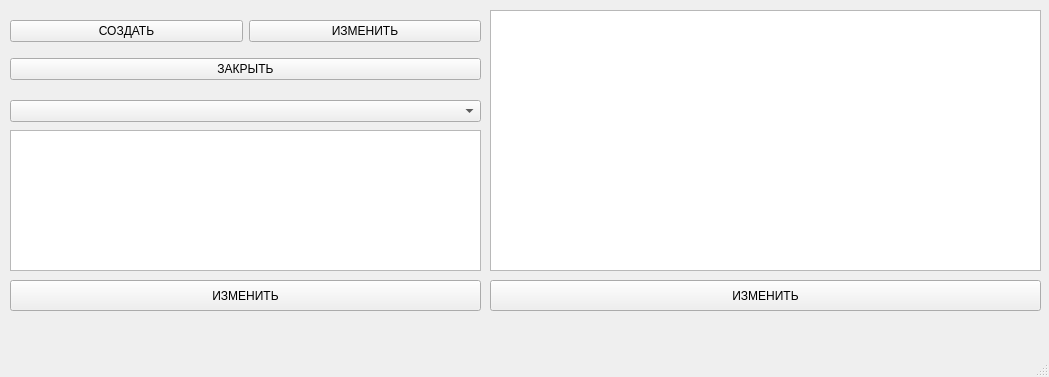
<?xml version="1.0" encoding="UTF-8"?>
<ui version="4.0">
 <class>MainWindow</class>
 <widget class="QMainWindow" name="MainWindow">
  <property name="geometry">
   <rect>
    <x>0</x>
    <y>0</y>
    <width>1049</width>
    <height>377</height>
   </rect>
  </property>
  <property name="windowTitle">
   <string>MainWindow</string>
  </property>
  <widget class="QWidget" name="centralwidget">
   <widget class="QWidget" name="verticalLayoutWidget">
    <property name="geometry">
     <rect>
      <x>10</x>
      <y>10</y>
      <width>471</width>
      <height>80</height>
     </rect>
    </property>
    <layout class="QVBoxLayout" name="verticalLayout">
     <item>
      <layout class="QHBoxLayout" name="horizontalLayout">
       <item>
        <widget class="QPushButton" name="pushButton_2">
         <property name="text">
          <string>СОЗДАТЬ</string>
         </property>
        </widget>
       </item>
       <item>
        <widget class="QPushButton" name="pushButton">
         <property name="text">
          <string>ИЗМЕНИТЬ</string>
         </property>
        </widget>
       </item>
      </layout>
     </item>
     <item>
      <widget class="QPushButton" name="pushButton_3">
       <property name="text">
        <string>ЗАКРЫТЬ</string>
       </property>
      </widget>
     </item>
    </layout>
   </widget>
   <widget class="QTextEdit" name="textEdit">
    <property name="geometry">
     <rect>
      <x>490</x>
      <y>10</y>
      <width>551</width>
      <height>261</height>
     </rect>
    </property>
   </widget>
   <widget class="QComboBox" name="comboBox">
    <property name="geometry">
     <rect>
      <x>10</x>
      <y>100</y>
      <width>471</width>
      <height>22</height>
     </rect>
    </property>
   </widget>
   <widget class="QTextEdit" name="textEdit_2">
    <property name="geometry">
     <rect>
      <x>10</x>
      <y>130</y>
      <width>471</width>
      <height>141</height>
     </rect>
    </property>
   </widget>
   <widget class="QPushButton" name="pushButton_4">
    <property name="geometry">
     <rect>
      <x>10</x>
      <y>280</y>
      <width>471</width>
      <height>31</height>
     </rect>
    </property>
    <property name="text">
     <string>ИЗМЕНИТЬ</string>
    </property>
   </widget>
   <widget class="QPushButton" name="pushButton_5">
    <property name="geometry">
     <rect>
      <x>490</x>
      <y>280</y>
      <width>551</width>
      <height>31</height>
     </rect>
    </property>
    <property name="text">
     <string>ИЗМЕНИТЬ</string>
    </property>
   </widget>
  </widget>
  <widget class="QMenuBar" name="menubar">
   <property name="geometry">
    <rect>
     <x>0</x>
     <y>0</y>
     <width>1049</width>
     <height>26</height>
    </rect>
   </property>
  </widget>
  <widget class="QStatusBar" name="statusbar"/>
 </widget>
 <resources/>
 <connections/>
</ui>
